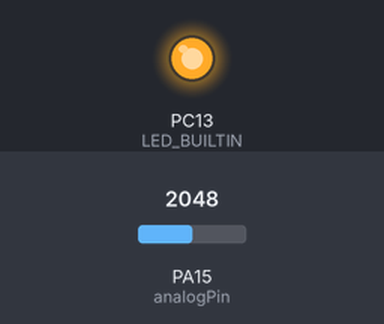
Bench run of a sketch on a simulated STM32 Blue Pill. On the bench: output pins drawn as LEDs (lit = HIGH). The inputs (shaded band) are chosen by the test bench; at power-on: PA15 (analogPin) = 2048. What the sketch prints to the serial monitor is not drawn.

Above: at 1.2 s.
1.3 s: PA15 (analogPin) set to 433
2.8 s: PA15 (analogPin) set to 360
At 3.6 s:
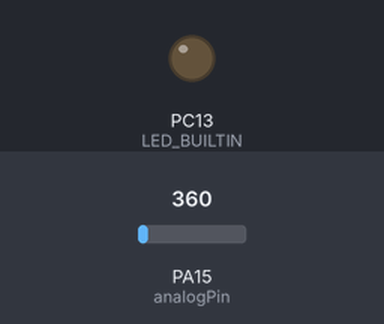
4.3 s: PA15 (analogPin) set to 440
At 4.8 s:
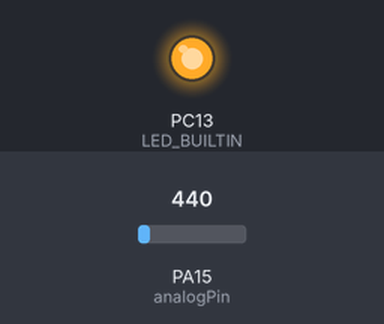
5.8 s: PA15 (analogPin) set to 0
At 7.1 s:
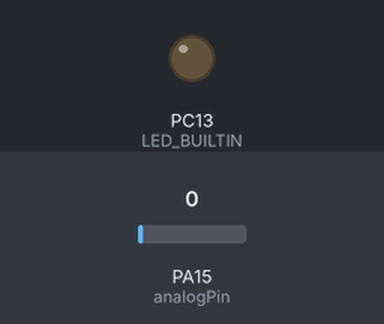
Timing chart, 0 to 8.3 s (numbered marks = the images above; inputs shaded):
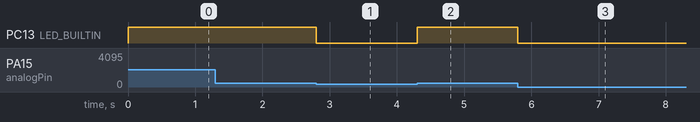

Measured:
- the behaviour switches between 401 and 400 on PA15 (analogPin) (found by bisection; images 0 and 1)
- after the input at 2.8 s, PC13 (LED_BUILTIN): HIGH → LOW at once
- after the input at 4.3 s, PC13 (LED_BUILTIN): LOW → HIGH at once
- after the input at 5.8 s, PC13 (LED_BUILTIN): HIGH → LOW at once

The sketch:

IfStatementConditional.ino
```cpp
/*
if()结构的使用
*/

// These constants won't change:

const int analogPin = 15;     // 传感器连接的引脚号

const int threshold = 400;    //一个随机的模拟输入范围的临界值

void setup() {
	Serial.begin(9600);
    pinMode(LED_BUILTIN, OUTPUT);

    pinMode(analogPin, INPUT_ANALOG);
}

void loop() {
    //读取模拟输入的值
    int analogValue = analogRead(analogPin);

    //如果值达到临界值，就给led脚输出高电平
    if (analogValue > threshold) {
        digitalWrite(LED_BUILTIN, HIGH);
    }
    else {
        digitalWrite(LED_BUILTIN, LOW);
    }

    // 串口显示模拟输入获取的数值
    Serial.println(analogValue, DEC);
}
```
